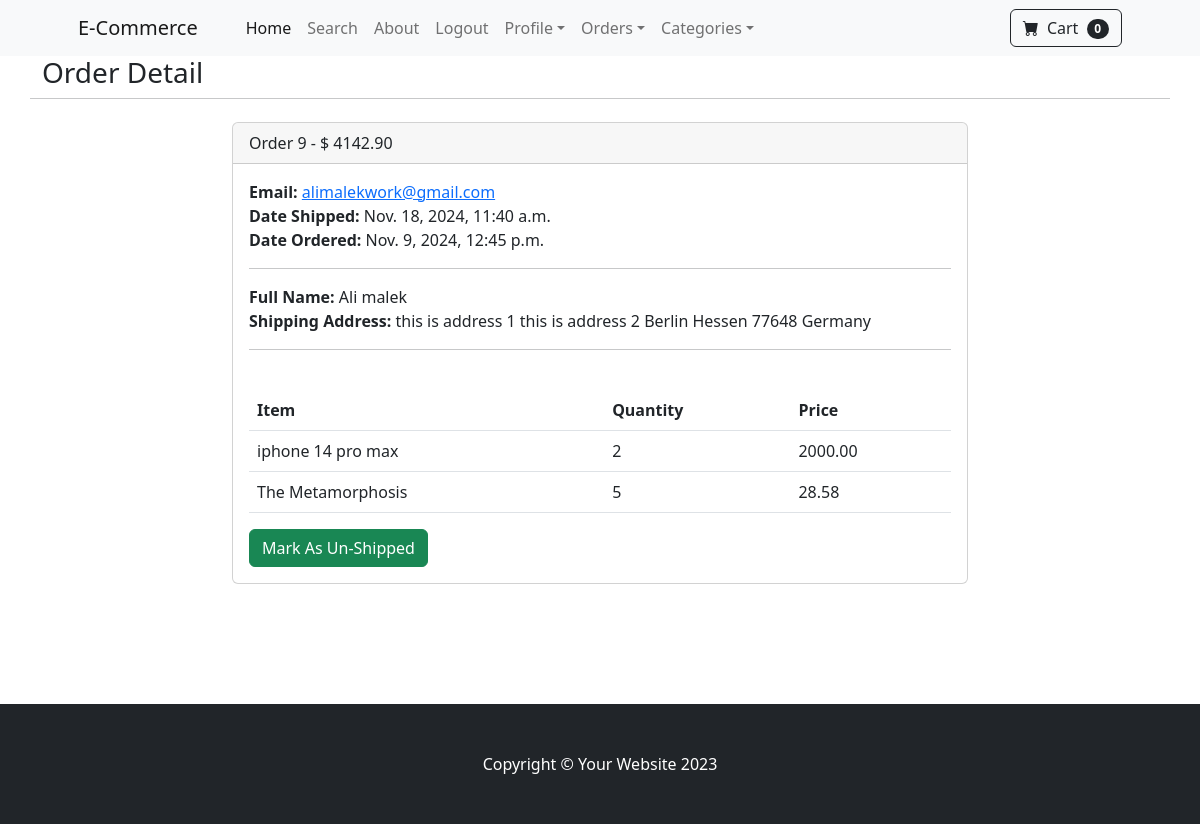
Page /payment/orders/9 (signed in) on the committed database.
### payment/models.py (models this page shows, shortened)
class Order(models.Model):
    user = models.ForeignKey(User, on_delete=models.CASCADE, null=True, blank=True)
    full_name = models.CharField(max_length=250)
    email = models.EmailField(max_length=250)
    shipping_address = models.TextField()
    amount_paid = models.DecimalField(max_digits=10, decimal_places=2)
    date_ordered = models.DateTimeField(auto_now_add=True)
    shipped = models.BooleanField(default=False)
    date_shipped = models.DateTimeField(blank=True, null=True)

class OrderItem(models.Model):
    order = models.ForeignKey(Order, on_delete=models.CASCADE, null=True)
    product = models.ForeignKey(Product, on_delete=models.CASCADE, null=True)
    user = models.ForeignKey(User, on_delete=models.CASCADE, null=True, blank=True)
    quantity = models.PositiveBigIntegerField(default=1)
    price = models.DecimalField(max_digits=10, decimal_places=2)

### store/models.py (models this page shows)
class Product(models.Model):
    name = models.CharField(max_length=100)
    price = models.DecimalField(default=0, decimal_places=2, max_digits=6)
    category = models.ForeignKey(Category, on_delete=models.CASCADE, default=1)
    description = models.CharField(max_length=200, default='', blank=True, null=True)
    image = models.ImageField(upload_to='uploads/product/')
    is_sale = models.BooleanField(default=False)
    sale_price = models.DecimalField(default=0, decimal_places=2, max_digits=6)
    def __str__(self):
        return self.name

### payment/views.py (the view, shortened to what this page needs)
# urls.py: path('orders/<int:pk>', views.orders, name='orders'),
def orders(request, pk):
    if request.user.is_authenticated and request.user.is_superuser:
        order = Order.objects.get(id=pk)
        items = OrderItem.objects.filter(order=pk)
        return render(request, 'payment/orders.html', {'order': order, 'items': items})
    else:
        messages.success(request, "Access Denied!")
        return redirect('home')

### cart/cart.py (called while the page is built)
    def __len__(self):
        return len(self.cart)

### cart/context_processors.py (called while the page is built)
def cart(request):
    return {'cart': Cart(request)}

### store/context_processors.py (called while the page is built)
def categories(request):
    categories = Category.objects.all()
    return {'categories': categories}

### payment/templates/payment/orders.html (shortened to what this page needs)
{% extends 'store/base.html' %}
{% block content %}
        <div class="container">
            <div class="row">
                <h3>Order Detail</h3>
                <br/>
                <hr>
                <br/>
                    <div class="col-8 mx-auto">
                        <div class="card">
                          <div class="card-header">
                            Order {{ order.id }} - $ {{ order.amount_paid }}
                          </div>
                          <div class="card-body">
                              <b>Email:</b> <a href="mailto:{{ order.email }}">{{ order.email }}</a>  <br/>
                              {% if order.shipped %}
                                  <b>Date Shipped:</b> {{ order.date_shipped }} <br/>
                              {% else %}
                                  <b>Date Shipped:</b> Not Shipped Yet <br/>
                              {% endif %}
                              <b>Date Ordered:</b> {{ order.date_ordered }} <br/>
                              <hr>
                              <b>Full Name:</b> {{ order.full_name }} <br/>
                              <b>Shipping Address: </b> {{ order.shipping_address }} <br/>
                              <hr>
                              <br/>
                                <table class="table ">
                                  <thead>
                                    <tr>
                                      <th scope="col">Item</th>
                                      <th scope="col">Quantity</th>
                                      <th scope="col">Price</th>
                                    </tr>
                                  </thead>
                                  <tbody>
                                  {% for item in items %}
                                    <tr>
                                      <td>{{ item.product }}</td>
                                      <td>{{ item.quantity }}</td>
                                      <td>{{ item.price }}</td>
                                    </tr>
                                  {% endfor %}
                                  </tbody>
                                </table>
                                <div>
                                    {% if not order.shipped %}
                                    	<form method="post">
                                            {% csrf_token %}
                                            <input type="hidden" name="shipping_status" value="true">
                                            <button type="submit" class="btn btn-danger">Mark As Shipped</button>
                                        </form>
                                    {% else %}
                                        <form method="post">
                                            <button type="submit" class="btn btn-success">Mark As Un-Shipped</button>
                                        </form>
                                    {% endif %}
                                </div>
                          </div>
                        </div>
                        <br/>
                        <br/>
                        <br/>
                        <br/>
                        <br/>
                    </div>
            </div>
        </div>
{% endblock %}

### rows in the picture
Order: id "9", amount_paid "4142.90", email "alimalekwork@gmail.com", date_shipped "Nov. 18, 2024, 11:40 a.m.", date_ordered "Nov. 9, 2024, 12:45 p.m.", full_name "Ali malek", shipping_address "this is address 1 this is address 2 Berlin Hessen 77648 Germany"
OrderItem: product "iphone 14 pro max", quantity "2", price "2000.00"
OrderItem: product "The Metamorphosis", quantity "5", price "28.58"

### other values in the picture
{{ cart|length }} "0"
